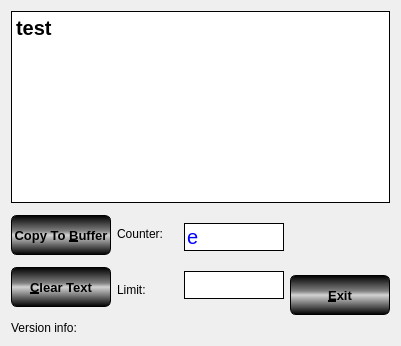
<ui version="4.0" >
 <class>SMSEditForm</class>
 <widget class="QDialog" name="SMSEditForm" >
  <property name="geometry" >
   <rect>
    <x>0</x>
    <y>0</y>
    <width>401</width>
    <height>346</height>
   </rect>
  </property>
  <property name="windowTitle" >
   <string>Dialog</string>
  </property>
  <property name="styleSheet" >
   <string notr="true" >QDialog
{
   background-color: RGB(185, 185, 185);
}
</string>
  </property>
  <layout class="QGridLayout" name="gridLayout" >
   <item row="0" column="0" colspan="3" >
    <widget class="QTextEdit" name="IDC_EDIT1" >
     <property name="styleSheet" >
      <string notr="true" >QTextEdit
 {
   background-color: white;
   border-style: outset;
   border-width: 1px;  
   border-color: black;
   font: bold 20px;
 }
</string>
     </property>
     <property name="html" >
      <string>&lt;!DOCTYPE HTML PUBLIC "-//W3C//DTD HTML 4.0//EN" "http://www.w3.org/TR/REC-html40/strict.dtd">
&lt;html>&lt;head>&lt;meta name="qrichtext" content="1" />&lt;style type="text/css">
p, li { white-space: pre-wrap; }
&lt;/style>&lt;/head>&lt;body style=" font-family:'MS Shell Dlg 2'; font-weight:600; font-style:normal;">
&lt;p style=" margin-top:0px; margin-bottom:0px; margin-left:0px; margin-right:0px; -qt-block-indent:0; text-indent:0px;">test&lt;/p>&lt;/body>&lt;/html></string>
     </property>
    </widget>
   </item>
   <item rowspan="2" row="1" column="0" >
    <layout class="QVBoxLayout" name="verticalLayout" >
     <item>
      <widget class="QPushButton" name="ID_COPY_TO_BUFFER" >
       <property name="minimumSize" >
        <size>
         <width>100</width>
         <height>40</height>
        </size>
       </property>
       <property name="styleSheet" >
        <string notr="true" >QPushButton 
{
  color: black;

  background-color: qlineargradient(x1:0, y1:0, x2:0, y2:1, stop: 0 black, stop: 0.4 gray, stop: 0.5 lightgray, stop: 1.0 black);
  border: 1px solid black;
  border-radius: 6px;
  font: bold 13px;  
}

QPushButton:hover 
{  
  background-color: qlineargradient(x1:0, y1:0, x2:0, y2:1, stop: 0 black, stop: 0.5 darkgray, stop: 1.0 black);
  border: 1px solid red;
}

QPushButton:pressed 
{
  background-color: qlineargradient(x1:0, y1:0, x2:0, y2:1, stop: 0 black, stop: 0.5 RGB(255, 255, 255), stop: 1.0 black);
}</string>
       </property>
       <property name="text" >
        <string>Copy To &amp;Buffer</string>
       </property>
      </widget>
     </item>
     <item>
      <widget class="QPushButton" name="ID_CLEAR_TEXT" >
       <property name="minimumSize" >
        <size>
         <width>100</width>
         <height>40</height>
        </size>
       </property>
       <property name="styleSheet" >
        <string notr="true" >QPushButton 
{
  color: black;

  background-color: qlineargradient(x1:0, y1:0, x2:0, y2:1, stop: 0 black, stop: 0.4 gray, stop: 0.5 lightgray, stop: 1.0 black);
  border: 1px solid black;
  border-radius: 6px;
  font: bold 13px;  
}

QPushButton:hover 
{  
  background-color: qlineargradient(x1:0, y1:0, x2:0, y2:1, stop: 0 black, stop: 0.5 darkgray, stop: 1.0 black);
  border: 1px solid red;
}

QPushButton:pressed 
{
  background-color: qlineargradient(x1:0, y1:0, x2:0, y2:1, stop: 0 black, stop: 0.5 RGB(255, 255, 255), stop: 1.0 black);
}</string>
       </property>
       <property name="text" >
        <string>&amp;Clear Text</string>
       </property>
      </widget>
     </item>
    </layout>
   </item>
   <item rowspan="2" row="1" column="1" >
    <layout class="QHBoxLayout" name="horizontalLayout" >
     <item>
      <layout class="QVBoxLayout" name="verticalLayout_3" >
       <item>
        <widget class="QLabel" name="label" >
         <property name="text" >
          <string>Counter:</string>
         </property>
        </widget>
       </item>
       <item>
        <widget class="QLabel" name="label_2" >
         <property name="text" >
          <string>Limit:</string>
         </property>
        </widget>
       </item>
      </layout>
     </item>
     <item>
      <layout class="QVBoxLayout" name="verticalLayout_2" >
       <item>
        <widget class="QLineEdit" name="ID_CounterBox" >
         <property name="maximumSize" >
          <size>
           <width>100</width>
           <height>16777215</height>
          </size>
         </property>
         <property name="styleSheet" >
          <string notr="true" >QLineEdit
 {
   background-color: white;
   border-style: outset;
   border-width: 1px;  
   border-color: black;
   font: 20px;
   color: blue;
 }
</string>
         </property>
         <property name="text" >
          <string>e</string>
         </property>
        </widget>
       </item>
       <item>
        <widget class="QLineEdit" name="ID_LimitBox" >
         <property name="maximumSize" >
          <size>
           <width>100</width>
           <height>16777215</height>
          </size>
         </property>
         <property name="styleSheet" >
          <string notr="true" >QLineEdit
 {
   background-color: white;
   border-style: outset;
   border-width: 1px;  
   border-color: black;
   font: 20px;
   color: blue;
 }
</string>
         </property>
        </widget>
       </item>
      </layout>
     </item>
    </layout>
   </item>
   <item row="1" column="2" >
    <spacer name="verticalSpacer" >
     <property name="orientation" >
      <enum>Qt::Vertical</enum>
     </property>
     <property name="sizeHint" stdset="0" >
      <size>
       <width>20</width>
       <height>59</height>
      </size>
     </property>
    </spacer>
   </item>
   <item row="2" column="2" >
    <widget class="QPushButton" name="ID_EXIT_BUTTON" >
     <property name="minimumSize" >
      <size>
       <width>100</width>
       <height>40</height>
      </size>
     </property>
     <property name="styleSheet" >
      <string notr="true" >QPushButton 
{
  color: black;

  background-color: qlineargradient(x1:0, y1:0, x2:0, y2:1, stop: 0 black, stop: 0.4 gray, stop: 0.5 lightgray, stop: 1.0 black);
  border: 1px solid black;
  border-radius: 6px;
  font: bold 13px;  
}

QPushButton:hover 
{  
  background-color: qlineargradient(x1:0, y1:0, x2:0, y2:1, stop: 0 black, stop: 0.5 darkgray, stop: 1.0 black);
  border: 1px solid red;
}

QPushButton:pressed 
{
  background-color: qlineargradient(x1:0, y1:0, x2:0, y2:1, stop: 0 black, stop: 0.5 RGB(255, 255, 255), stop: 1.0 black);
}</string>
     </property>
     <property name="text" >
      <string>&amp;Exit</string>
     </property>
    </widget>
   </item>
   <item row="3" column="0" colspan="2" >
    <widget class="QLabel" name="IDC_VERSION_INFO" >
     <property name="minimumSize" >
      <size>
       <width>0</width>
       <height>0</height>
      </size>
     </property>
     <property name="text" >
      <string>Version info:</string>
     </property>
    </widget>
   </item>
  </layout>
 </widget>
 <tabstops>
  <tabstop>IDC_EDIT1</tabstop>
  <tabstop>ID_COPY_TO_BUFFER</tabstop>
  <tabstop>ID_CLEAR_TEXT</tabstop>
  <tabstop>ID_EXIT_BUTTON</tabstop>
  <tabstop>ID_LimitBox</tabstop>
 </tabstops>
 <resources/>
 <connections/>
</ui>
